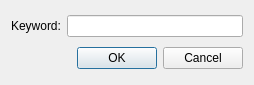
<?xml version="1.0" encoding="UTF-8"?>
<ui version="4.0">
 <class>AddKeywordDialog</class>
 <widget class="QDialog" name="AddKeywordDialog">
  <property name="geometry">
   <rect>
    <x>0</x>
    <y>0</y>
    <width>254</width>
    <height>85</height>
   </rect>
  </property>
  <property name="windowTitle">
   <string>Add Keyword</string>
  </property>
  <layout class="QVBoxLayout" name="verticalLayout">
   <item>
    <layout class="QHBoxLayout" name="horizontalLayout">
     <item>
      <widget class="QLabel" name="m_KeywordLabel">
       <property name="text">
        <string>Keyword:</string>
       </property>
      </widget>
     </item>
     <item>
      <widget class="QLineEdit" name="m_KeywordEdit"/>
     </item>
    </layout>
   </item>
   <item>
    <widget class="QDialogButtonBox" name="buttonBox">
     <property name="orientation">
      <enum>Qt::Horizontal</enum>
     </property>
     <property name="standardButtons">
      <set>QDialogButtonBox::Cancel|QDialogButtonBox::Ok</set>
     </property>
    </widget>
   </item>
  </layout>
 </widget>
 <resources/>
 <connections>
  <connection>
   <sender>buttonBox</sender>
   <signal>accepted()</signal>
   <receiver>AddKeywordDialog</receiver>
   <slot>accept()</slot>
   <hints>
    <hint type="sourcelabel">
     <x>248</x>
     <y>254</y>
    </hint>
    <hint type="destinationlabel">
     <x>157</x>
     <y>274</y>
    </hint>
   </hints>
  </connection>
  <connection>
   <sender>buttonBox</sender>
   <signal>rejected()</signal>
   <receiver>AddKeywordDialog</receiver>
   <slot>reject()</slot>
   <hints>
    <hint type="sourcelabel">
     <x>316</x>
     <y>260</y>
    </hint>
    <hint type="destinationlabel">
     <x>286</x>
     <y>274</y>
    </hint>
   </hints>
  </connection>
 </connections>
</ui>
